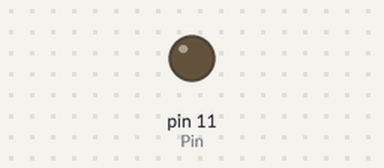
A sketch run on a simulated Arduino Uno, built with avr-gcc and run on an emulated ATmega328P. On the bench: output pins drawn as LEDs (lit = HIGH).

Above: at 0.15 s.
At 15.46 s:
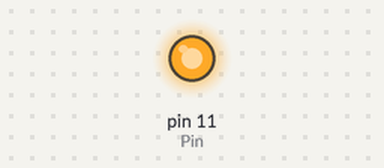
Timing chart, 0 to 15.8 s (numbered marks = the images above):
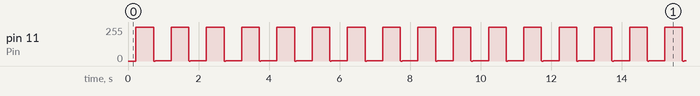

The sketch:

sin.ino
```cpp
int Pin = 11;

void setup()
{
pinMode(Pin, OUTPUT);
}

void loop()
{
float something = millis()/1000.0;
int value = 128.0 + 128 * sin( something * 2.0 * PI );
analogWrite(Pin,value);
}
```
